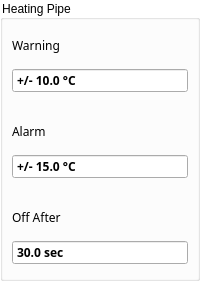
       <widget class="QGroupBox" name="groupBoxHeatingPipe">
        <property name="sizePolicy">
         <sizepolicy hsizetype="Preferred" vsizetype="Preferred">
          <horstretch>0</horstretch>
          <verstretch>0</verstretch>
         </sizepolicy>
        </property>
        <property name="styleSheet">
         <string notr="true">QGroupBox{
    background-color: transparent;
}</string>
        </property>
        <property name="title">
         <string>Heating Pipe</string>
        </property>
        <layout class="QGridLayout" name="gridLayout_12">
         <property name="leftMargin">
          <number>0</number>
         </property>
         <property name="topMargin">
          <number>0</number>
         </property>
         <property name="rightMargin">
          <number>0</number>
         </property>
         <property name="bottomMargin">
          <number>4</number>
         </property>
         <property name="spacing">
          <number>4</number>
         </property>
         <item row="0" column="0">
          <widget class="ContentBoardItem" name="widgetDashBoardWarnLevelHeatingPipe" native="true">
           <property name="sizePolicy">
            <sizepolicy hsizetype="Preferred" vsizetype="Preferred">
             <horstretch>0</horstretch>
             <verstretch>0</verstretch>
            </sizepolicy>
           </property>
           <property name="minimumSize">
            <size>
             <width>0</width>
             <height>82</height>
            </size>
           </property>
           <property name="maximumSize">
            <size>
             <width>16777215</width>
             <height>82</height>
            </size>
           </property>
           <property name="styleSheet">
            <string notr="true">/*QFrame{
     background:rgb(249,247,248);
     min-height: 80px;
     max-height: 80px;
}

QLabel{
  background:rgb(249,247,248);
  color: rgb(39,51,66);
  font-size: 16px;
  font-family: Siemens Sans;
  min-height: 20px;
  max-height: 20px;
}

QDoubleSpinBox{
  background:rgb(255,255,255);
  color: rgb(39,51,66);
  font-size: 16px;
  font-weight: bold;
  font-family: Siemens Sans;
  min-height: 32px;
  max-height: 32px;
}
*/
QDoubleSpinBox::focus{
 border: 2px solid rgb(0,95,135);
}
</string>
           </property>
           <layout class="QGridLayout" name="gridLayout_44">
            <property name="leftMargin">
             <number>9</number>
            </property>
            <property name="rightMargin">
             <number>9</number>
            </property>
            <item row="0" column="0">
             <widget class="QLabel" name="labelContentBoardWarnLevelHeatingPipe">
              <property name="font">
               <font>
                <family>Siemens Sans</family>
               </font>
              </property>
              <property name="text">
               <string>Warning</string>
              </property>
             </widget>
            </item>
            <item row="1" column="0">
             <widget class="QDoubleSpinBox" name="doubleSpinBoxWarnLevelHeatingPipe">
              <property name="font">
               <font>
                <family>Siemens Sans</family>
                <weight>75</weight>
                <bold>true</bold>
               </font>
              </property>
              <property name="styleSheet">
               <string notr="true"/>
              </property>
              <property name="wrapping">
               <bool>false</bool>
              </property>
              <property name="buttonSymbols">
               <enum>QAbstractSpinBox::NoButtons</enum>
              </property>
              <property name="prefix">
               <string>+/- </string>
              </property>
              <property name="suffix">
               <string> °C</string>
              </property>
              <property name="decimals">
               <number>1</number>
              </property>
              <property name="minimum">
               <double>0.000000000000000</double>
              </property>
              <property name="maximum">
               <double>100.000000000000000</double>
              </property>
              <property name="singleStep">
               <double>1.000000000000000</double>
              </property>
              <property name="value">
               <double>10.000000000000000</double>
              </property>
             </widget>
            </item>
           </layout>
          </widget>
         </item>
         <item row="1" column="0">
          <widget class="ContentBoardItem" name="widgetDashBoardAlarmLevelHeatingPipe" native="true">
           <property name="sizePolicy">
            <sizepolicy hsizetype="Preferred" vsizetype="Preferred">
             <horstretch>0</horstretch>
             <verstretch>0</verstretch>
            </sizepolicy>
           </property>
           <property name="minimumSize">
            <size>
             <width>0</width>
             <height>82</height>
            </size>
           </property>
           <property name="maximumSize">
            <size>
             <width>16777215</width>
             <height>82</height>
            </size>
           </property>
           <property name="styleSheet">
            <string notr="true">/*QFrame{
     background:rgb(249,247,248);
     min-height: 80px;
     max-height: 80px;
}

QLabel{
  background:rgb(249,247,248);
  color: rgb(39,51,66);
  font-size: 16px;
  font-family: Siemens Sans;
  min-height: 20px;
  max-height: 20px;
}

QDoubleSpinBox{
  background:rgb(255,255,255);
  color: rgb(39,51,66);
  font-size: 16px;
  font-weight: bold;
  font-family: Siemens Sans;
  min-height: 32px;
  max-height: 32px;
}
*/
QDoubleSpinBox::focus{
 border: 2px solid rgb(0,95,135);
}
</string>
           </property>
           <layout class="QGridLayout" name="gridLayout_46">
            <property name="leftMargin">
             <number>9</number>
            </property>
            <property name="rightMargin">
             <number>9</number>
            </property>
            <item row="0" column="0">
             <widget class="QLabel" name="labelContentBoardAlarmLevelHeatingPipe">
              <property name="font">
               <font>
                <family>Siemens Sans</family>
               </font>
              </property>
              <property name="text">
               <string>Alarm</string>
              </property>
             </widget>
            </item>
            <item row="1" column="0">
             <widget class="QDoubleSpinBox" name="doubleSpinBoxAlarmLevelHeatingPipe">
              <property name="font">
               <font>
                <family>Siemens Sans</family>
                <weight>75</weight>
                <bold>true</bold>
               </font>
              </property>
              <property name="styleSheet">
               <string notr="true"/>
              </property>
              <property name="wrapping">
               <bool>false</bool>
              </property>
              <property name="buttonSymbols">
               <enum>QAbstractSpinBox::NoButtons</enum>
              </property>
              <property name="prefix">
               <string>+/- </string>
              </property>
              <property name="suffix">
               <string> °C</string>
              </property>
              <property name="decimals">
               <number>1</number>
              </property>
              <property name="minimum">
               <double>0.000000000000000</double>
              </property>
              <property name="maximum">
               <double>100.000000000000000</double>
              </property>
              <property name="singleStep">
               <double>1.000000000000000</double>
              </property>
              <property name="value">
               <double>15.000000000000000</double>
              </property>
             </widget>
            </item>
           </layout>
          </widget>
         </item>
         <item row="2" column="0">
          <widget class="ContentBoardItem" name="widgetDashBoardMaschineStopHeatingPipe" native="true">
           <property name="sizePolicy">
            <sizepolicy hsizetype="Preferred" vsizetype="Preferred">
             <horstretch>0</horstretch>
             <verstretch>0</verstretch>
            </sizepolicy>
           </property>
           <property name="minimumSize">
            <size>
             <width>0</width>
             <height>82</height>
            </size>
           </property>
           <property name="maximumSize">
            <size>
             <width>16777215</width>
             <height>82</height>
            </size>
           </property>
           <property name="styleSheet">
            <string notr="true">/*QFrame{
     background:rgb(249,247,248);
     min-height: 80px;
     max-height: 80px;
}

QLabel{
  background:rgb(249,247,248);
  color: rgb(39,51,66);
  font-size: 16px;
  font-family: Siemens Sans;
  min-height: 20px;
  max-height: 20px;
}

QDoubleSpinBox{
  background:rgb(255,255,255);
  color: rgb(39,51,66);
  font-size: 16px;
  font-weight: bold;
  font-family: Siemens Sans;
  min-height: 32px;
  max-height: 32px;
}
*/
QDoubleSpinBox::focus{
 border: 2px solid rgb(0,95,135);
}
</string>
           </property>
           <layout class="QGridLayout" name="gridLayout_47">
            <property name="leftMargin">
             <number>9</number>
            </property>
            <property name="rightMargin">
             <number>9</number>
            </property>
            <item row="0" column="0">
             <widget class="QLabel" name="labelContentBoardMaschineStopHeatingPipe">
              <property name="font">
               <font>
                <family>Siemens Sans</family>
               </font>
              </property>
              <property name="text">
               <string>Off After</string>
              </property>
             </widget>
            </item>
            <item row="1" column="0">
             <widget class="QDoubleSpinBox" name="doubleSpinBoxMaschineStopHeatingPipe">
              <property name="font">
               <font>
                <family>Siemens Sans</family>
                <weight>75</weight>
                <bold>true</bold>
               </font>
              </property>
              <property name="styleSheet">
               <string notr="true"/>
              </property>
              <property name="wrapping">
               <bool>false</bool>
              </property>
              <property name="buttonSymbols">
               <enum>QAbstractSpinBox::NoButtons</enum>
              </property>
              <property name="suffix">
               <string> sec</string>
              </property>
              <property name="decimals">
               <number>1</number>
              </property>
              <property name="minimum">
               <double>0.000000000000000</double>
              </property>
              <property name="maximum">
               <double>100000.000000000000000</double>
              </property>
              <property name="singleStep">
               <double>1.000000000000000</double>
              </property>
              <property name="value">
               <double>30.000000000000000</double>
              </property>
             </widget>
            </item>
           </layout>
          </widget>
         </item>
        </layout>
       </widget>
